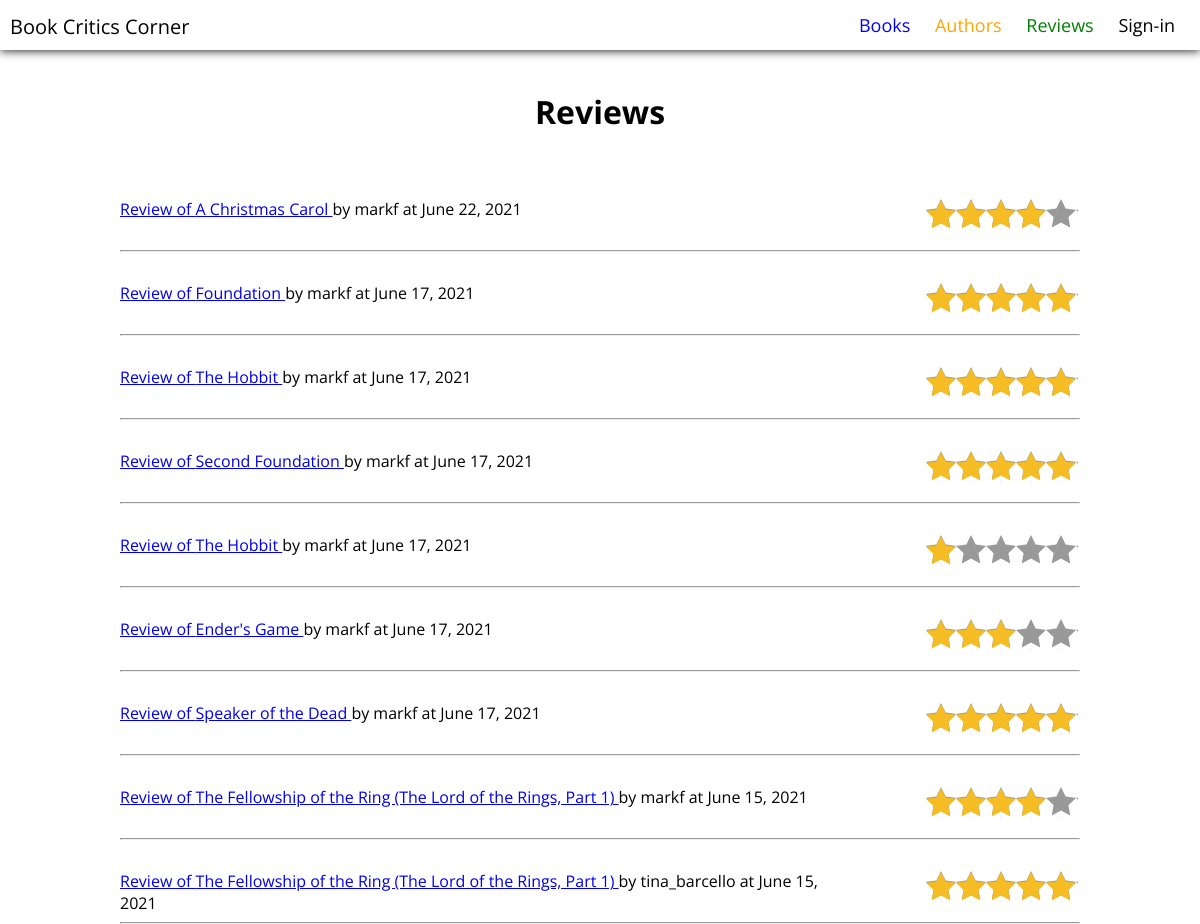
The page /library/reviews/ on the database its author committed.
### library/models.py (models this page shows, shortened)
class BookReview(models.Model):
    title = models.CharField(max_length=150, default='', blank=False)
    reviewer = models.ForeignKey(User, on_delete=CASCADE, related_name='bookreviewusers')
    book = models.ForeignKey(Book, on_delete=CASCADE, related_name='bookreviewbooks')
    summary = RichTextField()
    created_date = models.DateField(auto_now_add=True, editable=False)
    tags = TaggableManager()
    REVIEW_STARS = (
        ('1', '1-Star'),
        ('2', '2-Star'),
        ('3', '3-Star'),
        ('4', '4-Star'),
        ('5', '5-Star'),
    )
    review_score = models.CharField(
        max_length=1,
        choices=REVIEW_STARS,
        blank=True,
        default='1',
        help_text='Given Score',
    )
    class Meta:
        ordering = ['-created_date']
    def get_absolute_url(self):
        return reverse('review-info', args=[str(self.id)])

class Book(models.Model):
    title = models.CharField(max_length=200)
    author = models.ForeignKey('Author', related_name='books', on_delete=SET_NULL, null=True)
    summary = models.TextField(max_length=1000, help_text='Enter a short description of the book')
    isbn = models.CharField('ISBN', max_length=13, unique=True,
                             help_text='13 Character <a href="https://www.isbn-international.org/content/what-isbn">ISBN number</a>')
    genre = models.ManyToManyField(Genre, help_text='Select a genre for this book')
    language = models.ForeignKey('Language', on_delete=models.SET_NULL, null=True)
    status = models.BooleanField(default=False, help_text='Display active on site')
    tags = TaggableManager()
    def display_genre(self):
        return ', '.join(genre.name for genre in self.genre.all())
    display_genre.short_description = 'Genre'

### library/views.py (the view)
# urls.py: path('reviews/', views.BookReviewListView.as_view(), name='reviews'),
class BookReviewListView(generic.ListView):
    model = BookReview
    def get_queryset(self):
        return BookReview.objects.all().order_by('-created_date')

### library/templates/library/bookreview_list.html (shortened to what this page needs)
{% extends "base_generic.html" %}
{% load static %}
{% block content %}
<link rel="stylesheet" type="text/css" href="{% static 'css/review-list.css' %}">
<link rel="stylesheet" type="text/css" href="{% static 'css/starability-all.css' %}"/>
<div class="main-content">
<div class="content-header">
  <h1>Reviews</h1>
  </div>
  {% if bookreview_list %}
  <ul class="review-list">
    {% for bookreview in bookreview_list %}
      <li>
      <br>
        <div><div class="review-info"><a href="{{ bookreview.get_absolute_url }}">Review of {{bookreview.book.title}} </a> by {{bookreview.reviewer.username}} at {{ bookreview.created_date}} </div>
         <fieldset class="starability-result mx-auto star-custom" data-rating="{{ bookreview.review_score }}">
</fieldset>
<br>
<br>
<hr></div>
      </li>
    {% endfor %}
  </ul>
  {% else %}
    <p>There are no reviews in the library.</p>
  {% endif %}
  </div>
{% endblock %}

### library/templates/base_generic.html (shortened to what this page needs)
<!DOCTYPE html>
<html lang="en">
<head>
{% load static %}
<link rel="stylesheet" type="text/css" href="{% static 'css/style.css' %}">
</head>
<body>
<div>
{% include "library/navbar.html" %}
{% block content %}{% endblock %}
</div>
</body>
</html>

### library/templates/library/navbar.html (shortened to what this page needs)
{% load static %}
<link rel="stylesheet" type="text/css" href="{% static 'css/navbar.css' %}">
<div class="nav">
  <div class="nav-header">
    <div class="nav-title">
      <a class="nav-title-link" href="/">Book Critics Corner</a>
    </div>
  </div>
  <div class="nav-links">
    <a style="color: blue;" href="{% url 'books' %}">Books</a>
    <a style="color: orange;" href="{% url 'authors' %}">Authors</a>
    <a style="color: green;" href="{% url 'reviews' %}">Reviews</a>
    {% if user.is_authenticated %}
    <a  href="{% url 'index' %}">{{ user.get_username }}</a>
    <a href="{% url 'logout' %}">Logout</a>
    {% else %}
    <a href="{% url 'login'%}">Sign-in</a>
    {% endif %}
  </div>
</div>

### library/static/css/style.css (style rules this page uses)
.main-content { width: 80%; margin: auto; background-color: white; height: 100vh; text-align: center; }
.content-header { margin-top: 40px; }
body { font-family: 'Open Sans', sans-serif; margin:0; padding:0; }

### library/static/css/navbar.css (style rules this page uses)
.nav { height: 50px; width: 100%; background-color: transparent; position: relative; z-index: 100; box-shadow: 0 0 10px black; }
.nav>.nav-header { display: inline; }
.nav>.nav-header>.nav-title { display: inline-block; font-size: 22px; color: #000; padding: 10px 10px 10px 10px; }
.nav>.nav-links { display: inline; float: right; font-size: 18px; padding-right: 15px; }
.nav-title-link { text-decoration: none; color: black; font-size: 20px; }
.nav>.nav-links>a { display: inline-block; padding: 13px 10px 13px 10px; text-decoration: none; color: #000; }

### library/static/css/review-list.css (style rules this page uses)
.review-list { list-style: none; display: inline; }
.star-custom { float: right; border: none; }
.review-list { text-align: left; }
.review-info { width: 75%; float: left; }

### rows shown on the page
BookReview: book "A Christmas Carol", reviewer.username "markf", created_date "June 22, 2021"
BookReview: book "Foundation", reviewer.username "markf", created_date "June 17, 2021"
BookReview: book "The Hobbit", reviewer.username "markf", created_date "June 17, 2021"
BookReview: book "Second Foundation", reviewer.username "markf", created_date "June 17, 2021"
BookReview: book "The Hobbit", reviewer.username "markf", created_date "June 17, 2021"
BookReview: book "Ender's Game", reviewer.username "markf", created_date "June 17, 2021"
BookReview: book "Speaker of the Dead", reviewer.username "markf", created_date "June 17, 2021"
BookReview: book "The Fellowship of the Ring (The Lord of the Rings, Part 1)", reviewer.username "markf", created_date "June 15, 2021"
BookReview: book "The Fellowship of the Ring (The Lord of the Rings, Part 1)", reviewer.username "tina_barcello", created_date "June 15, 2021"
